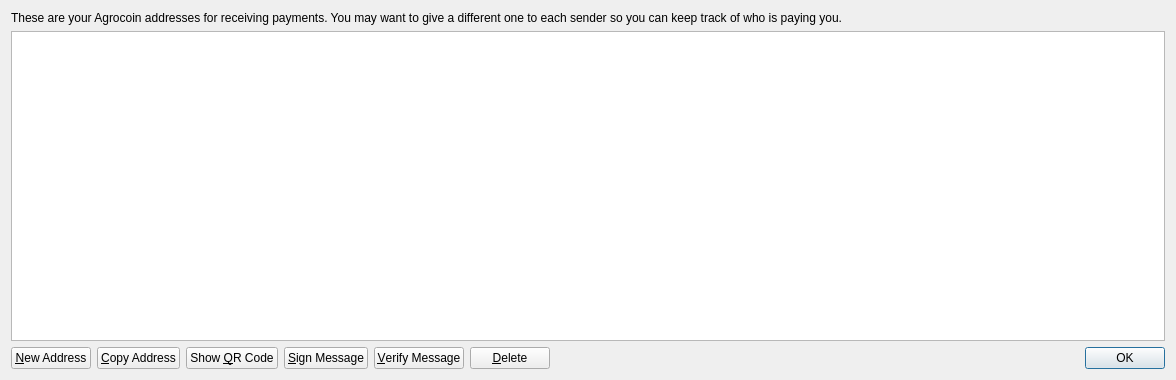
<?xml version="1.0" encoding="UTF-8"?>
<ui version="4.0">
 <class>AddressBookPage</class>
 <widget class="QWidget" name="AddressBookPage">
  <property name="geometry">
   <rect>
    <x>0</x>
    <y>0</y>
    <width>1176</width>
    <height>380</height>
   </rect>
  </property>
  <property name="windowTitle">
   <string>Address Book</string>
  </property>
  <layout class="QVBoxLayout" name="verticalLayout">
   <item>
    <widget class="QLabel" name="labelExplanation">
     <property name="text">
      <string>These are your Agrocoin addresses for receiving payments. You may want to give a different one to each sender so you can keep track of who is paying you.</string>
     </property>
     <property name="textFormat">
      <enum>Qt::PlainText</enum>
     </property>
     <property name="wordWrap">
      <bool>true</bool>
     </property>
    </widget>
   </item>
   <item>
    <widget class="QTableView" name="tableView">
     <property name="contextMenuPolicy">
      <enum>Qt::CustomContextMenu</enum>
     </property>
     <property name="toolTip">
      <string>Double-click to edit address or label</string>
     </property>
     <property name="tabKeyNavigation">
      <bool>false</bool>
     </property>
     <property name="alternatingRowColors">
      <bool>true</bool>
     </property>
     <property name="selectionMode">
      <enum>QAbstractItemView::SingleSelection</enum>
     </property>
     <property name="selectionBehavior">
      <enum>QAbstractItemView::SelectRows</enum>
     </property>
     <property name="sortingEnabled">
      <bool>true</bool>
     </property>
     <attribute name="horizontalHeaderDefaultSectionSize">
      <number>89</number>
     </attribute>
     <attribute name="horizontalHeaderMinimumSectionSize">
      <number>50</number>
     </attribute>
     <attribute name="horizontalHeaderStretchLastSection">
      <bool>true</bool>
     </attribute>
     <attribute name="verticalHeaderVisible">
      <bool>false</bool>
     </attribute>
    </widget>
   </item>
   <item>
    <layout class="QHBoxLayout" name="horizontalLayout">
     <item>
      <widget class="QPushButton" name="newAddressButton">
       <property name="toolTip">
        <string>Create a new address</string>
       </property>
       <property name="text">
        <string>&amp;New Address</string>
       </property>
       <property name="icon">
        <iconset resource="agrolab/src/qt/bitcoin.qrc">
         <normaloff>:/icons/add</normaloff>:/icons/add</iconset>
       </property>
      </widget>
     </item>
     <item>
      <widget class="QPushButton" name="copyToClipboard">
       <property name="toolTip">
        <string>Copy the currently selected address to the system clipboard</string>
       </property>
       <property name="text">
        <string>&amp;Copy Address</string>
       </property>
       <property name="icon">
        <iconset resource="agrolab/src/qt/bitcoin.qrc">
         <normaloff>:/icons/editcopy</normaloff>:/icons/editcopy</iconset>
       </property>
      </widget>
     </item>
     <item>
      <widget class="QPushButton" name="showQRCode">
       <property name="text">
        <string>Show &amp;QR Code</string>
       </property>
       <property name="icon">
        <iconset resource="agrolab/src/qt/bitcoin.qrc">
         <normaloff>:/icons/qrcode</normaloff>:/icons/qrcode</iconset>
       </property>
      </widget>
     </item>
     <item>
      <widget class="QPushButton" name="signMessage">
       <property name="toolTip">
        <string>Sign a message to prove you own a Bitcoin address</string>
       </property>
       <property name="text">
        <string>&amp;Sign Message</string>
       </property>
       <property name="icon">
        <iconset resource="agrolab/src/qt/bitcoin.qrc">
         <normaloff>:/icons/edit</normaloff>:/icons/edit</iconset>
       </property>
      </widget>
     </item>
     <item>
      <widget class="QPushButton" name="verifyMessage">
       <property name="toolTip">
        <string>Verify a message to ensure it was signed with a specified Bitcoin address</string>
       </property>
       <property name="text">
        <string>&amp;Verify Message</string>
       </property>
       <property name="icon">
        <iconset resource="agrolab/src/qt/bitcoin.qrc">
         <normaloff>:/icons/transaction_0</normaloff>:/icons/transaction_0</iconset>
       </property>
      </widget>
     </item>
     <item>
      <widget class="QPushButton" name="deleteButton">
       <property name="toolTip">
        <string>Delete the currently selected address from the list. Only sending addresses can be deleted.</string>
       </property>
       <property name="text">
        <string>&amp;Delete</string>
       </property>
       <property name="icon">
        <iconset resource="agrolab/src/qt/bitcoin.qrc">
         <normaloff>:/icons/remove</normaloff>:/icons/remove</iconset>
       </property>
      </widget>
     </item>
     <item>
      <spacer name="horizontalSpacer">
       <property name="orientation">
        <enum>Qt::Horizontal</enum>
       </property>
       <property name="sizeHint" stdset="0">
        <size>
         <width>40</width>
         <height>20</height>
        </size>
       </property>
      </spacer>
     </item>
     <item>
      <widget class="QDialogButtonBox" name="buttonBox">
       <property name="sizePolicy">
        <sizepolicy hsizetype="Maximum" vsizetype="Fixed">
         <horstretch>0</horstretch>
         <verstretch>0</verstretch>
        </sizepolicy>
       </property>
       <property name="standardButtons">
        <set>QDialogButtonBox::Ok</set>
       </property>
      </widget>
     </item>
    </layout>
   </item>
  </layout>
 </widget>
 <resources>
  <include location="agrolab/src/qt/bitcoin.qrc"/>
 </resources>
 <connections/>
</ui>
